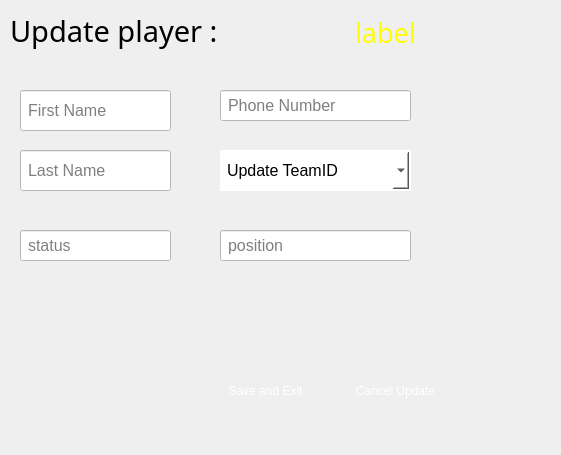
<?xml version="1.0" encoding="UTF-8"?>
<ui version="4.0">
 <class>playerupdateform</class>
 <widget class="QWidget" name="playerupdateform">
  <property name="geometry">
   <rect>
    <x>0</x>
    <y>0</y>
    <width>561</width>
    <height>455</height>
   </rect>
  </property>
  <property name="windowTitle">
   <string>Form</string>
  </property>
  <widget class="QWidget" name="area" native="true">
   <property name="geometry">
    <rect>
     <x>-30</x>
     <y>-10</y>
     <width>621</width>
     <height>481</height>
    </rect>
   </property>
   <property name="styleSheet">
    <string notr="true">background-color: qlineargradient(spread:pad, 
                                x1:0, y1:0, x2:0, y2:1, 
                                stop:0 rgba(6, 6, 6, 255), 
                                stop:0.41 rgba(56, 50, 52, 255), 
                                stop:1 rgba(34, 33, 33, 255));;
</string>
   </property>
   <widget class="QLabel" name="label">
    <property name="geometry">
     <rect>
      <x>40</x>
      <y>10</y>
      <width>341</width>
      <height>61</height>
     </rect>
    </property>
    <property name="font">
     <font>
      <family>Azonix</family>
      <pointsize>22</pointsize>
     </font>
    </property>
    <property name="styleSheet">
     <string notr="true">background:transparent;</string>
    </property>
    <property name="text">
     <string>Update player :</string>
    </property>
   </widget>
   <widget class="QLineEdit" name="firstName">
    <property name="geometry">
     <rect>
      <x>50</x>
      <y>100</y>
      <width>151</width>
      <height>41</height>
     </rect>
    </property>
    <property name="styleSheet">
     <string notr="true">QLineEdit {
    background-color: white;
    padding: 5px;
    color: black;
    font-size: 16px;
}

/* Hover effect */
QLineEdit:hover {
	border:3px dashed qlineargradient(spread:pad, 
                            x1:0, y1:0, x2:1, y2:1, 
                            stop:0 rgba(255, 0, 0, 255), 
                            stop:0.41 rgba(195, 22, 58, 255), 
                            stop:1 rgba(255, 117, 0, 255));;  ;  ;
}

/* Focus effect */
QLineEdit:focus {
    border:2px solid  qlineargradient(spread:pad, 
                            x1:0, y1:0, x2:1, y2:1, 
                            stop:0 rgba(255, 0, 0, 255), 
                            stop:0.41 rgba(195, 22, 58, 255), 
                            stop:1 rgba(255, 117, 0, 255));;  ;  ;
}
</string>
    </property>
    <property name="placeholderText">
     <string>First Name</string>
    </property>
   </widget>
   <widget class="QLineEdit" name="lastName">
    <property name="geometry">
     <rect>
      <x>50</x>
      <y>160</y>
      <width>151</width>
      <height>41</height>
     </rect>
    </property>
    <property name="styleSheet">
     <string notr="true">QLineEdit {
    background-color: white;
    padding: 5px;
    color: black;
    font-size: 16px;
}

/* Hover effect */
QLineEdit:hover {
	border:3px dashed qlineargradient(spread:pad, 
                            x1:0, y1:0, x2:1, y2:1, 
                            stop:0 rgba(255, 0, 0, 255), 
                            stop:0.41 rgba(195, 22, 58, 255), 
                            stop:1 rgba(255, 117, 0, 255));;  ;  ;
}

/* Focus effect */
QLineEdit:focus {
    border:2px solid  qlineargradient(spread:pad, 
                            x1:0, y1:0, x2:1, y2:1, 
                            stop:0 rgba(255, 0, 0, 255), 
                            stop:0.41 rgba(195, 22, 58, 255), 
                            stop:1 rgba(255, 117, 0, 255));;  ;  ;
}
</string>
    </property>
    <property name="placeholderText">
     <string>Last Name</string>
    </property>
   </widget>
   <widget class="QLineEdit" name="status">
    <property name="geometry">
     <rect>
      <x>50</x>
      <y>240</y>
      <width>151</width>
      <height>31</height>
     </rect>
    </property>
    <property name="styleSheet">
     <string notr="true">QLineEdit {
    background-color: white;
    padding: 5px;
    color: black;
    font-size: 16px;
}

/* Hover effect */
QLineEdit:hover {
	border:3px dashed qlineargradient(spread:pad, 
                            x1:0, y1:0, x2:1, y2:1, 
                            stop:0 rgba(255, 0, 0, 255), 
                            stop:0.41 rgba(195, 22, 58, 255), 
                            stop:1 rgba(255, 117, 0, 255));;  ;  ;
}

/* Focus effect */
QLineEdit:focus {
    border:2px solid  qlineargradient(spread:pad, 
                            x1:0, y1:0, x2:1, y2:1, 
                            stop:0 rgba(255, 0, 0, 255), 
                            stop:0.41 rgba(195, 22, 58, 255), 
                            stop:1 rgba(255, 117, 0, 255));;  ;  ;
}
</string>
    </property>
    <property name="placeholderText">
     <string>status</string>
    </property>
   </widget>
   <widget class="QLineEdit" name="phoneNum">
    <property name="geometry">
     <rect>
      <x>250</x>
      <y>100</y>
      <width>191</width>
      <height>31</height>
     </rect>
    </property>
    <property name="styleSheet">
     <string notr="true">QLineEdit {
    background-color: white;
    padding: 5px;
    color: black;
    font-size: 16px;
}

/* Hover effect */
QLineEdit:hover {
	border:3px dashed qlineargradient(spread:pad, 
                            x1:0, y1:0, x2:1, y2:1, 
                            stop:0 rgba(255, 0, 0, 255), 
                            stop:0.41 rgba(195, 22, 58, 255), 
                            stop:1 rgba(255, 117, 0, 255));;  ;  ;
}

/* Focus effect */
QLineEdit:focus {
    border:2px solid  qlineargradient(spread:pad, 
                            x1:0, y1:0, x2:1, y2:1, 
                            stop:0 rgba(255, 0, 0, 255), 
                            stop:0.41 rgba(195, 22, 58, 255), 
                            stop:1 rgba(255, 117, 0, 255));;  ;  ;
}
</string>
    </property>
    <property name="placeholderText">
     <string>Phone Number</string>
    </property>
   </widget>
   <widget class="QComboBox" name="teamIDComboBox">
    <property name="geometry">
     <rect>
      <x>250</x>
      <y>160</y>
      <width>191</width>
      <height>41</height>
     </rect>
    </property>
    <property name="styleSheet">
     <string notr="true">QComboBox {
    background-color: white;
    padding: 5px;
    color: black;
    font-size: 16px;
    border: 2px solid transparent; /* Default border */
}

/* Drop-down arrow area */
QComboBox::drop-down {
    border: none;
    width: 30px;
   ; /* Keep background for drop-down */
    border-top-right-radius: 8px;
    border-bottom-right-radius: 8px;
    image: url(:/textures/textures/downArrowIcon.png);
}

/* Hover effect */
QComboBox:hover {
    border: 3px dashed qlineargradient(spread:pad, 
                            x1:0, y1:0, x2:1, y2:1, 
                            stop:0 rgba(255, 0, 0, 255), 
                            stop:0.41 rgba(195, 22, 58, 255), 
                            stop:1 rgba(255, 117, 0, 255));
}

/* Focus effect */
QComboBox:focus {
    border: 2px solid qlineargradient(spread:pad, 
                            x1:0, y1:0, x2:1, y2:1, 
                            stop:0 rgba(255, 0, 0, 255), 
                            stop:0.41 rgba(195, 22, 58, 255), 
                            stop:1 rgba(255, 117, 0, 255));
}

/* Style for the dropdown list */
QComboBox QAbstractItemView {
    background-color: white;
    border: 2px solid #C51D34;
    selection-background-color: #ff0004;
    selection-color: white;
    border-radius: 8px;
    color: black;
}
</string>
    </property>
    <property name="placeholderText">
     <string>Update TeamID</string>
    </property>
   </widget>
   <widget class="QPushButton" name="save_exit">
    <property name="geometry">
     <rect>
      <x>240</x>
      <y>380</y>
      <width>111</width>
      <height>41</height>
     </rect>
    </property>
    <property name="styleSheet">
     <string notr="true">QPushButton {
background-color:qlineargradient(spread:pad, 
                            x1:0, y1:0, x2:1, y2:1, 
                            stop:0 rgba(255, 0, 0, 255), 
                            stop:0.41 rgba(195, 22, 58, 255), 
                            stop:1 rgba(255, 117, 0, 255));;  ;  
border-radius:10px;
color:white;
}
QPushButton:hover {
    background-color:qlineargradient(x1: 0.25, y1: 0, x2: 0.75, y2: 1, 
                            stop: 0 rgba(0, 255, 254, 255),     
                            stop: 0.26 rgba(38, 170, 196, 255), 
                            stop: 0.67 rgba(89, 85, 131, 255),
                            stop: 1 rgba(0, 238, 255, 255));  
}</string>
    </property>
    <property name="text">
     <string>Save and Exit</string>
    </property>
   </widget>
   <widget class="QPushButton" name="cancel">
    <property name="geometry">
     <rect>
      <x>370</x>
      <y>380</y>
      <width>111</width>
      <height>41</height>
     </rect>
    </property>
    <property name="styleSheet">
     <string notr="true">QPushButton {
background-color:qlineargradient(spread:pad, 
                            x1:0, y1:0, x2:1, y2:1, 
                            stop:0 rgba(255, 0, 0, 255), 
                            stop:0.41 rgba(195, 22, 58, 255), 
                            stop:1 rgba(255, 117, 0, 255));;  ;  
border-radius:10px;
color:white;
}
QPushButton:hover {
    background-color:qlineargradient(x1: 0.25, y1: 0, x2: 0.75, y2: 1, 
                            stop: 0 rgba(0, 255, 254, 255),     
                            stop: 0.26 rgba(38, 170, 196, 255), 
                            stop: 0.67 rgba(89, 85, 131, 255),
                            stop: 1 rgba(0, 238, 255, 255));  
}</string>
    </property>
    <property name="text">
     <string>Cancel Update</string>
    </property>
   </widget>
   <widget class="QLabel" name="playerIDLabel">
    <property name="geometry">
     <rect>
      <x>385</x>
      <y>12</y>
      <width>321</width>
      <height>61</height>
     </rect>
    </property>
    <property name="font">
     <font>
      <family>Azonix</family>
      <pointsize>20</pointsize>
     </font>
    </property>
    <property name="styleSheet">
     <string notr="true">background:transparent;
color:yellow;
</string>
    </property>
    <property name="text">
     <string>label</string>
    </property>
   </widget>
   <widget class="QLineEdit" name="position">
    <property name="geometry">
     <rect>
      <x>250</x>
      <y>240</y>
      <width>191</width>
      <height>31</height>
     </rect>
    </property>
    <property name="styleSheet">
     <string notr="true">QLineEdit {
    background-color: white;
    padding: 5px;
    color: black;
    font-size: 16px;
}

/* Hover effect */
QLineEdit:hover {
	border:3px dashed qlineargradient(spread:pad, 
                            x1:0, y1:0, x2:1, y2:1, 
                            stop:0 rgba(255, 0, 0, 255), 
                            stop:0.41 rgba(195, 22, 58, 255), 
                            stop:1 rgba(255, 117, 0, 255));;  ;  ;
}

/* Focus effect */
QLineEdit:focus {
    border:2px solid  qlineargradient(spread:pad, 
                            x1:0, y1:0, x2:1, y2:1, 
                            stop:0 rgba(255, 0, 0, 255), 
                            stop:0.41 rgba(195, 22, 58, 255), 
                            stop:1 rgba(255, 117, 0, 255));;  ;  ;
}
</string>
    </property>
    <property name="placeholderText">
     <string>position</string>
    </property>
   </widget>
  </widget>
 </widget>
 <resources/>
 <connections/>
</ui>
